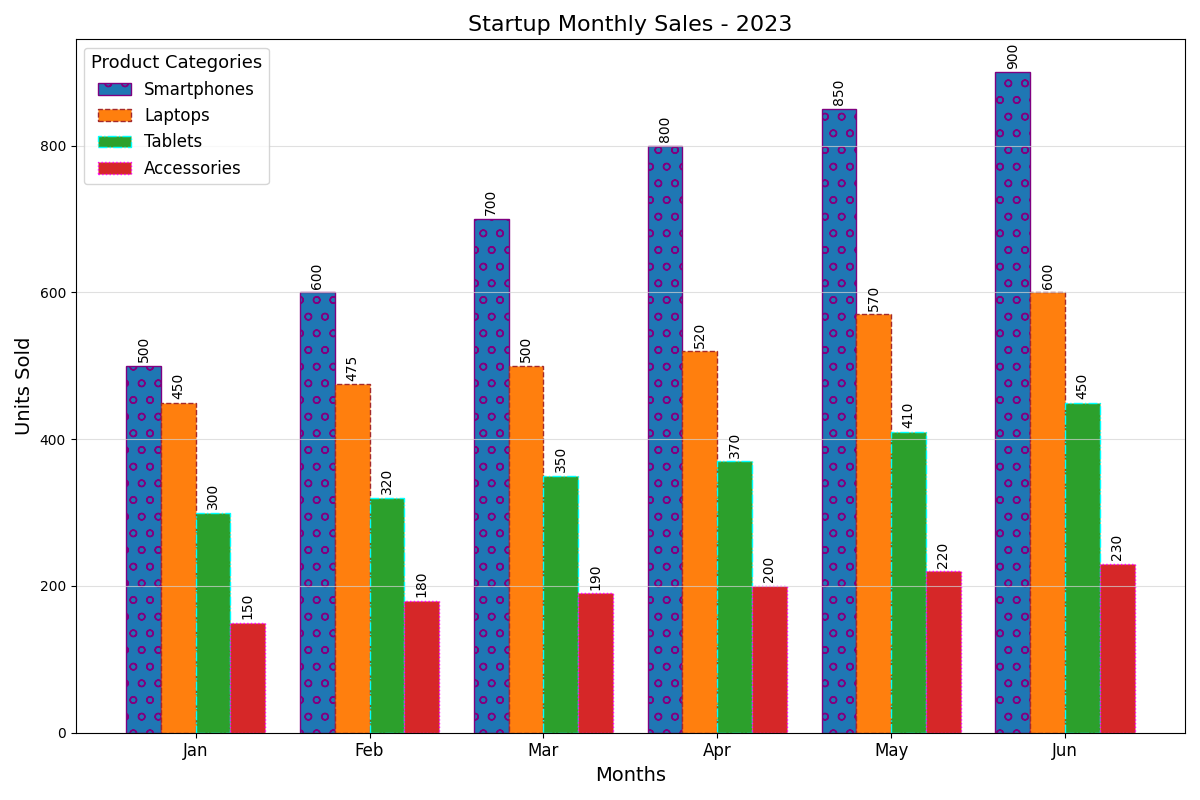

This figure's Python source:
import matplotlib.pyplot as plt
import numpy as np

product_categories = ['Smartphones', 'Laptops', 'Tablets', 'Accessories']
sales_data = np.array([
    [500, 600, 700, 800, 850, 900],
    [450, 475, 500, 520, 570, 600],
    [300, 320, 350, 370, 410, 450],
    [150, 180, 190, 200, 220, 230]
])

months = ['Jan', 'Feb', 'Mar', 'Apr', 'May', 'Jun']
fig, ax = plt.subplots(figsize=(12, 8))
bar_width = 0.2
x_positions = np.arange(len(months))

marker_shapes = ['o', 's', 'D', '^']  # Manually shuffled marker shapes
linestyles = ['-', '--', '-.', ':']   # Manually shuffled line styles
colors = ['purple', 'brown', 'cyan', 'magenta']  # Manually shuffled colors

for i, category in enumerate(product_categories):
    ax.bar(x_positions + i * bar_width, sales_data[i], bar_width, label=category,
           edgecolor=colors[i], linestyle=linestyles[i], hatch=marker_shapes[i])

ax.set_xlabel('Months', fontsize=14)
ax.set_ylabel('Units Sold', fontsize=14)
ax.set_title('Startup Monthly Sales - 2023', fontsize=16)

ax.set_xticks(x_positions + bar_width * (len(product_categories) - 1) / 2)
ax.set_xticklabels(months, fontsize=12)

for i, category_data in enumerate(sales_data):
    for j, sale in enumerate(category_data):
        ax.text(x_positions[j] + i * bar_width, sale + 5, f'{sale}', ha='center', va='bottom', fontsize=10, rotation=90)

ax.legend(title='Product Categories', fontsize=12, title_fontsize='13')
plt.grid(True, linestyle='-', which='major', axis='y', color='lightgrey', alpha=0.7)

plt.tight_layout()
plt.show()
